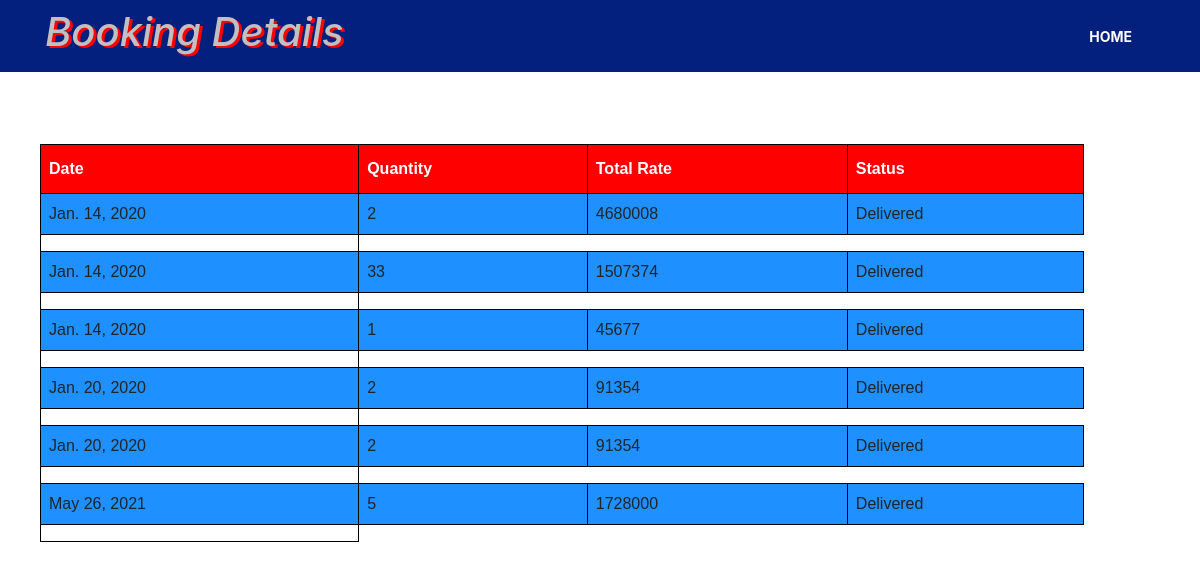
The app's page /book1 with its own data.
### c1/models.py (models this page shows)
class book10(models.Model):
    usr = models.IntegerField()
    date = models.CharField(max_length=20)
    quantity = models.IntegerField()
    totalprice = models.IntegerField()
    status = models.IntegerField(default=0)

### c1/views.py (the view)
# urls.py: path('book1', views.book1, name='book1'),
def book1(request):
    userlist = book10.objects.all()
    return render(request, 'viewbookdesign.html', {'user': userlist})

### templates/viewbookdesign.html (shortened to what this page needs)
<!DOCTYPE html>
<html lang="en">
<head>
  <link rel="stylesheet" href="https://maxcdn.bootstrapcdn.com/bootstrap/4.4.1/css/bootstrap.min.css">
    <link rel="stylesheet" href="https://stackpath.bootstrapcdn.com/bootstrap/4.1.3/css/bootstrap.min.css">
    <link rel="stylesheet" href="https://use.fontawesome.com/releases/v5.5.0/css/all.css">
 <link href="https://cdnjs.cloudflare.com/ajax/libs/font-awesome/4.7.0/css/font-awesome.min.css" rel="stylesheet">
</head>
<body>
<nav class="navbar navbar-expand-lg navbar-dark bg-dark">
    <div class="container">
         <marquee behavior="slide" direction="left"><h1><i>Booking Details</i></h1></marquee>
        <div class="col-auto">
            <div class="collapse navbar-collapse" id="navbarSupportedContent">
                <ul class="navbar-nav mr-auto">
                    <li class="nav-item active">
                        <a class="nav-link" href="homepg2">Home <span class="sr-only">(current)</span></a>
                    </li>
                </ul>
            </div>
        </div>
    </div>
</nav>
<br>
<br>
<br>
{% if user %}
<ol>
    <table id="customers">
                    <tr>
                            <th>Date</th>
                            <th>Quantity</th>
                            <th>Total Rate</th>
                              <th>Status</th>
                    </tr>
      {% for e in user %}
         <form action="deliverystatus" method="POST">
                    <tr>
                        <td>{{e.date}}</td>
                        <td>{{e.quantity}}</td>
                        <td>{{e.totalprice}}</td>
                                {% if e.status == 0 %}
                            <td>Pending</td>
                            {% else %}
                             <td>Delivered</td>
                            {% endif %}
                        </tr>
                       <td>{{error}}</td>
        </form>
      {% endfor %}
    </table>
</ol>
{% endif %}
</body>
</html>

### templates/viewbookdesign.html (style rules this page uses)
.bg-dark { background-color:#04207e !important; }
.navbar-dark .navbar-nav .nav-link { font-weight:700; font-size:14px; text-transform:uppercase; }
h1 { color: silver; text-shadow: 3px 2px red; }
#customers { font-family: "Trebuchet MS", Arial, Helvetica, sans-serif; border-collapse: collapse; width: 90%; }
#customers td, #customers th { border: 1px solid #000000; padding: 8px; }
#customers tr:nth-child(even) { background-color: #1E90FF; }
#customers th { padding-top: 12px; padding-bottom: 12px; text-align: left; background-color: #FF0000; color: white; }

### records on screen
book10: date "Jan. 14, 2020", quantity "2", totalprice "4680008", status "Delivered"
book10: date "Jan. 14, 2020", quantity "33", totalprice "1507374", status "Delivered"
book10: date "Jan. 14, 2020", quantity "1", totalprice "45677", status "Delivered"
book10: date "Jan. 20, 2020", quantity "2", totalprice "91354", status "Delivered"
book10: date "Jan. 20, 2020", quantity "2", totalprice "91354", status "Delivered"
book10: date "May 26, 2021", quantity "5", totalprice "1728000", status "Delivered"
